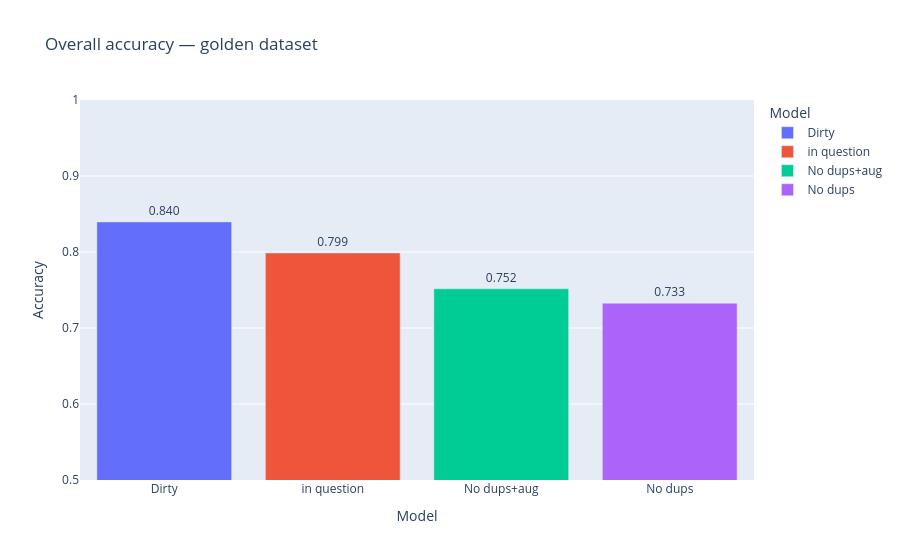
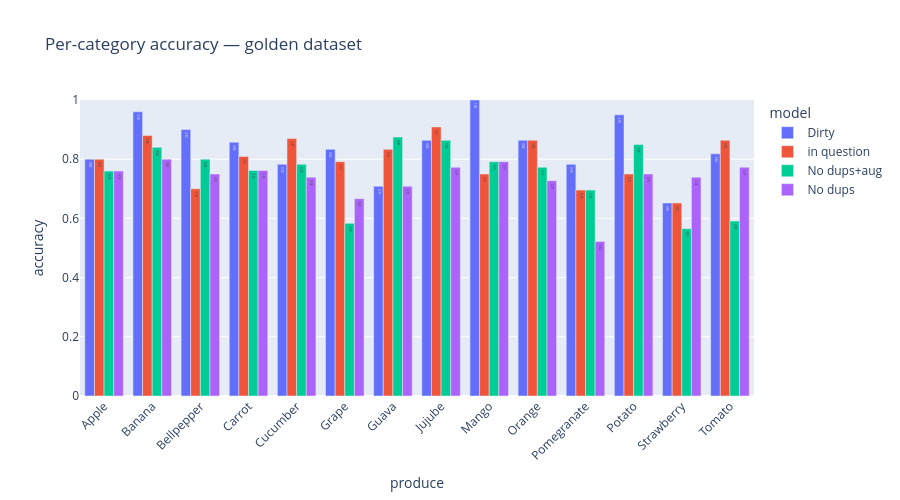
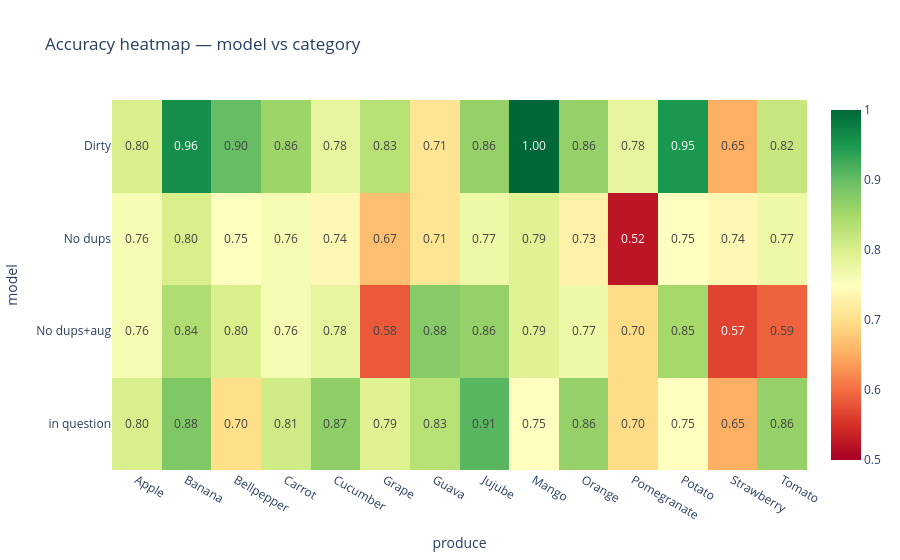

The code cell stored with these charts, in order, in its notebook:
### Markdown cell above
## 1. Setup
Load each model checkpoint and run inference on the golden dataset. All models share the same EfficientNet_V2_S architecture and IMAGENET1K_V1 pretrained weights — only the training data and augmentation strategy differ.

### Code cell
# ── Multi-model golden dataset comparison ──────────────────────────────────────
import torch
import torch.nn as nn
import pandas as pd
import plotly.express as px
import plotly.graph_objects as go
from plotly.subplots import make_subplots
from torchvision.models import get_model, get_weight
from torch.utils.data import DataLoader
from utils.dataset import ProduceDataset
from pathlib import Path
from tqdm import tqdm

GOLDEN_PATH =  Path(".") / ".."/ "golden_dataset" 
NUM_CLASSES = 2
device = torch.device("cuda" if torch.cuda.is_available() else "cpu")

MODELS = {
    "Dirty":          "models/EX4_efficientnet_finetune_adam_cw_20260417190029_dirty.pth",
    "in question":    "models/EX4_efficientnet_finetune_adam_cw_20260418140103_no_identical.pth",
    "No dups+aug":    "models/EX4_efficientnet_finetune_adam_cw_20260417204236_no_dups_no_aug.pth",
    "No dups":        "models/EX4_efficientnet_finetune_adam_cw_20260417194945_no_dups.pth",
}

def load_model(path):
    pretrained_weights = get_weight("EfficientNet_V2_S_Weights.IMAGENET1K_V1")
    m = get_model("efficientnet_v2_s", weights=None)
    m.classifier[1] = nn.Linear(m.classifier[1].in_features, NUM_CLASSES)
    checkpoint = torch.load(path, weights_only=False)
    m.load_state_dict(checkpoint["model_state_dict"])
    m.to(device).eval()
    return m, pretrained_weights.transforms()

def evaluate(model, transforms):
    dataset = ProduceDataset(root_dir=GOLDEN_PATH, transform=transforms)
    loader = DataLoader(dataset, batch_size=32, shuffle=False, num_workers=2, pin_memory=True)
    all_preds, all_labels, all_paths, all_probs = [], [], [], []
    with torch.no_grad():
        for imgs, labels in loader:
            imgs, labels = imgs.to(device), labels.to(device)
            outputs = model(imgs)
            probs = torch.softmax(outputs, dim=1)
            preds = outputs.argmax(dim=1)
            all_preds.extend(preds.cpu().tolist())
            all_labels.extend(labels.cpu().tolist())
            all_probs.extend(probs.max(dim=1).values.cpu().tolist())
    all_paths = dataset.image_paths
    return pd.DataFrame({
        "produce": [Path(p).parent.name.split("__")[0] for p in all_paths],
        "true_label": all_labels,
        "pred": all_preds,
        "correct": [p == l for p, l in zip(all_preds, all_labels)],
        "confidence": all_probs,
    })


# ── Run evaluation ─────────────────────────────────────────────────────────────
results = {}
for name, path in MODELS.items():
    print(f"Evaluating: {name}")
    m, transforms = load_model(path)
    results[name] = evaluate(m, transforms)
    print(f"  Overall: {results[name]['correct'].mean():.4f}")

# ── Overall accuracy bar chart ─────────────────────────────────────────────────
overall = pd.DataFrame({
    "Model": list(results.keys()),
    "Accuracy": [df["correct"].mean() for df in results.values()]
})

fig1 = px.bar(overall, x="Model", y="Accuracy", text_auto=".3f",
              title="Overall accuracy — golden dataset",
              color="Model", range_y=[0.5, 1.0])
fig1.update_traces(textposition="outside")
fig1.show()

# ── Per-category grouped bar chart ────────────────────────────────────────────
per_cat = []
for name, df in results.items():
    cat_acc = df.groupby("produce")["correct"].mean().reset_index()
    cat_acc.columns = ["produce", "accuracy"]
    cat_acc["model"] = name
    per_cat.append(cat_acc)

per_cat_df = pd.concat(per_cat)

fig2 = px.bar(per_cat_df, x="produce", y="accuracy", color="model",
              barmode="group", title="Per-category accuracy — golden dataset",
              range_y=[0, 1.0], text_auto=".2f")
fig2.update_layout(xaxis_tickangle=-45, height=500)
fig2.show()

# ── Heatmap ───────────────────────────────────────────────────────────────────
pivot = per_cat_df.pivot(index="model", columns="produce", values="accuracy")

fig3 = px.imshow(pivot, text_auto=".2f", aspect="auto",
                 color_continuous_scale="RdYlGn", range_color=[0.5, 1.0],
                 title="Accuracy heatmap — model vs category")
fig3.show()

### Figure 1 — Plotly figure (JSON) as saved in the notebook; plotly's stock layout.template omitted (floating-point values rounded to 4 significant figures)
{"data": [{"hovertemplate": "Model=%{x}<br>Accuracy=%{y}<extra></extra>", "legendgroup": "Dirty", "marker": {"color": "#636efa", "pattern": {"shape": ""}}, "name": "Dirty", "orientation": "v", "showlegend": true, "textposition": "outside", "texttemplate": "%{y:.3f}", "type": "bar", "x": ["Dirty"], "xaxis": "x", "y": [0.8396], "yaxis": "y"}, {"hovertemplate": "Model=%{x}<br>Accuracy=%{y}<extra></extra>", "legendgroup": "in question", "marker": {"color": "#EF553B", "pattern": {"shape": ""}}, "name": "in question", "orientation": "v", "showlegend": true, "textposition": "outside", "texttemplate": "%{y:.3f}", "type": "bar", "x": ["in question"], "xaxis": "x", "y": [0.7987], "yaxis": "y"}, {"hovertemplate": "Model=%{x}<br>Accuracy=%{y}<extra></extra>", "legendgroup": "No dups+aug", "marker": {"color": "#00cc96", "pattern": {"shape": ""}}, "name": "No dups+aug", "orientation": "v", "showlegend": true, "textposition": "outside", "texttemplate": "%{y:.3f}", "type": "bar", "x": ["No dups+aug"], "xaxis": "x", "y": [0.7516], "yaxis": "y"}, {"hovertemplate": "Model=%{x}<br>Accuracy=%{y}<extra></extra>", "legendgroup": "No dups", "marker": {"color": "#ab63fa", "pattern": {"shape": ""}}, "name": "No dups", "orientation": "v", "showlegend": true, "textposition": "outside", "texttemplate": "%{y:.3f}", "type": "bar", "x": ["No dups"], "xaxis": "x", "y": [0.7327], "yaxis": "y"}], "layout": {"barmode": "relative", "legend": {"title": {"text": "Model"}, "tracegroupgap": 0}, "title": {"text": "Overall accuracy — golden dataset"}, "xaxis": {"anchor": "y", "categoryarray": ["Dirty", "in question", "No dups+aug", "No dups"], "categoryorder": "array", "domain": [0, 1], "title": {"text": "Model"}}, "yaxis": {"anchor": "x", "domain": [0, 1], "range": [0.5, 1], "title": {"text": "Accuracy"}}}}

### Figure 2 — Plotly figure (JSON) as saved in the notebook; plotly's stock layout.template omitted (floating-point values rounded to 4 significant figures)
{"data": [{"alignmentgroup": "True", "hovertemplate": "model=Dirty<br>produce=%{x}<br>accuracy=%{y}<extra></extra>", "legendgroup": "Dirty", "marker": {"color": "#636efa", "pattern": {"shape": ""}}, "name": "Dirty", "offsetgroup": "Dirty", "orientation": "v", "showlegend": true, "textposition": "auto", "texttemplate": "%{y:.2f}", "type": "bar", "x": ["Apple", "Banana", "Bellpepper", "Carrot", "Cucumber", "Grape", "Guava", "Jujube", "Mango", "Orange", "Pomegranate", "Potato", "Strawberry", "Tomato"], "xaxis": "x", "y": [0.8, 0.96, 0.9, 0.8571, 0.7826, 0.8333, 0.7083, 0.8636, 1.0, 0.8636, 0.7826, 0.95, 0.6522, 0.8182], "yaxis": "y"}, {"alignmentgroup": "True", "hovertemplate": "model=in question<br>produce=%{x}<br>accuracy=%{y}<extra></extra>", "legendgroup": "in question", "marker": {"color": "#EF553B", "pattern": {"shape": ""}}, "name": "in question", "offsetgroup": "in question", "orientation": "v", "showlegend": true, "textposition": "auto", "texttemplate": "%{y:.2f}", "type": "bar", "x": ["Apple", "Banana", "Bellpepper", "Carrot", "Cucumber", "Grape", "Guava", "Jujube", "Mango", "Orange", "Pomegranate", "Potato", "Strawberry", "Tomato"], "xaxis": "x", "y": [0.8, 0.88, 0.7, 0.8095, 0.8696, 0.7917, 0.8333, 0.9091, 0.75, 0.8636, 0.6957, 0.75, 0.6522, 0.8636], "yaxis": "y"}, {"alignmentgroup": "True", "hovertemplate": "model=No dups+aug<br>produce=%{x}<br>accuracy=%{y}<extra></extra>", "legendgroup": "No dups+aug", "marker": {"color": "#00cc96", "pattern": {"shape": ""}}, "name": "No dups+aug", "offsetgroup": "No dups+aug", "orientation": "v", "showlegend": true, "textposition": "auto", "texttemplate": "%{y:.2f}", "type": "bar", "x": ["Apple", "Banana", "Bellpepper", "Carrot", "Cucumber", "Grape", "Guava", "Jujube", "Mango", "Orange", "Pomegranate", "Potato", "Strawberry", "Tomato"], "xaxis": "x", "y": [0.76, 0.84, 0.8, 0.7619, 0.7826, 0.5833, 0.875, 0.8636, 0.7917, 0.7727, 0.6957, 0.85, 0.5652, 0.5909], "yaxis": "y"}, {"alignmentgroup": "True", "hovertemplate": "model=No dups<br>produce=%{x}<br>accuracy=%{y}<extra></extra>", "legendgroup": "No dups", "marker": {"color": "#ab63fa", "pattern": {"shape": ""}}, "name": "No dups", "offsetgroup": "No dups", "orientation": "v", "showlegend": true, "textposition": "auto", "texttemplate": "%{y:.2f}", "type": "bar", "x": ["Apple", "Banana", "Bellpepper", "Carrot", "Cucumber", "Grape", "Guava", "Jujube", "Mango", "Orange", "Pomegranate", "Potato", "Strawberry", "Tomato"], "xaxis": "x", "y": [0.76, 0.8, 0.75, 0.7619, 0.7391, 0.6667, 0.7083, 0.7727, 0.7917, 0.7273, 0.5217, 0.75, 0.7391, 0.7727], "yaxis": "y"}], "layout": {"barmode": "group", "height": 500, "legend": {"title": {"text": "model"}, "tracegroupgap": 0}, "title": {"text": "Per-category accuracy — golden dataset"}, "xaxis": {"anchor": "y", "domain": [0, 1], "tickangle": -45, "title": {"text": "produce"}}, "yaxis": {"anchor": "x", "domain": [0, 1], "range": [0, 1], "title": {"text": "accuracy"}}}}

### Figure 3 — Plotly figure (JSON) as saved in the notebook; plotly's stock layout.template omitted (floating-point values rounded to 4 significant figures)
{"data": [{"coloraxis": "coloraxis", "hovertemplate": "produce: %{x}<br>model: %{y}<br>color: %{z}<extra></extra>", "name": "0", "texttemplate": "%{z:.2f}", "type": "heatmap", "x": ["Apple", "Banana", "Bellpepper", "Carrot", "Cucumber", "Grape", "Guava", "Jujube", "Mango", "Orange", "Pomegranate", "Potato", "Strawberry", "Tomato"], "xaxis": "x", "y": ["Dirty", "No dups", "No dups+aug", "in question"], "yaxis": "y", "z": [[0.8, 0.96, 0.9, 0.8571, 0.7826, 0.8333, 0.7083, 0.8636, 1.0, 0.8636, 0.7826, 0.95, 0.6522, 0.8182], [0.76, 0.8, 0.75, 0.7619, 0.7391, 0.6667, 0.7083, 0.7727, 0.7917, 0.7273, 0.5217, 0.75, 0.7391, 0.7727], [0.76, 0.84, 0.8, 0.7619, 0.7826, 0.5833, 0.875, 0.8636, 0.7917, 0.7727, 0.6957, 0.85, 0.5652, 0.5909], [0.8, 0.88, 0.7, 0.8095, 0.8696, 0.7917, 0.8333, 0.9091, 0.75, 0.8636, 0.6957, 0.75, 0.6522, 0.8636]]}], "layout": {"coloraxis": {"cmax": 1, "cmin": 0.5, "colorscale": [[0, "rgb(165,0,38)"], [0.1, "rgb(215,48,39)"], [0.2, "rgb(244,109,67)"], [0.3, "rgb(253,174,97)"], [0.4, "rgb(254,224,139)"], [0.5, "rgb(255,255,191)"], [0.6, "rgb(217,239,139)"], [0.7, "rgb(166,217,106)"], [0.8, "rgb(102,189,99)"], [0.9, "rgb(26,152,80)"], [1, "rgb(0,104,55)"]]}, "title": {"text": "Accuracy heatmap — model vs category"}, "xaxis": {"anchor": "y", "domain": [0, 1], "title": {"text": "produce"}}, "yaxis": {"anchor": "x", "autorange": "reversed", "domain": [0, 1], "title": {"text": "model"}}}}
